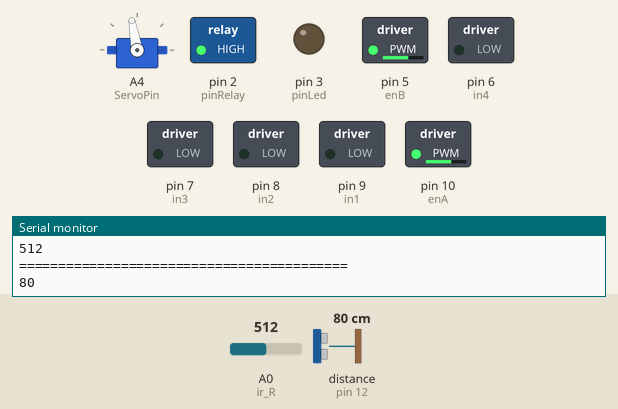
Bench run of a sketch on a simulated Arduino Uno, built with avr-gcc and run on an emulated ATmega328P. Shown: servo, switched loads named in the sketch (green lamp = pin HIGH), output pins drawn as LEDs (lit = HIGH), the last lines printed to the serial monitor. Wiring (inferred from the names in the program): ultrasonic range finder: trigger pin 13; echo pin 12. Inputs (shaded band) come from the test bench; at power-on: A0 (ir_R) = 512, distance to the obstacle (sensor on pin 12) 80 cm. The echo pulse lasts 58.3 µs per cm; pins used as bus, display or sensor lines are not drawn.

Above: at 2.1 s.
At 10.0 s:
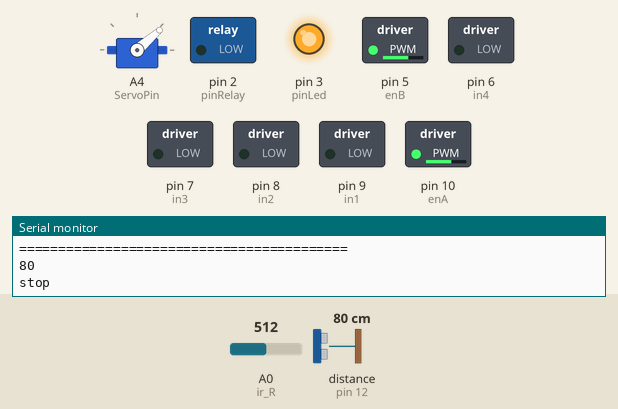
At 16.8 s:
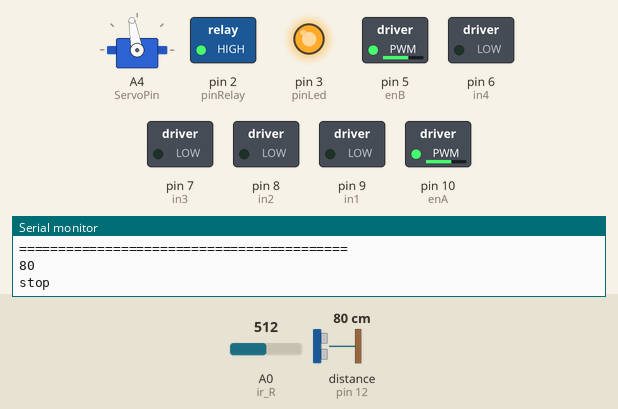
At 22.22 s:
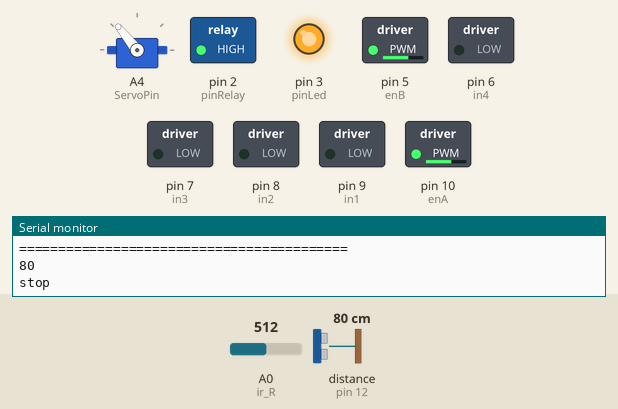
At 26.8 s:
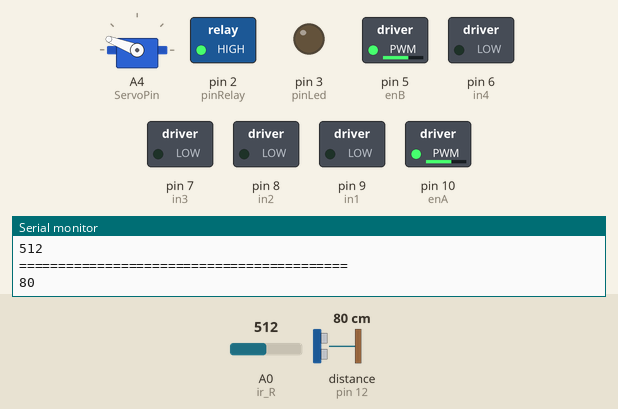
At 36.9 s:
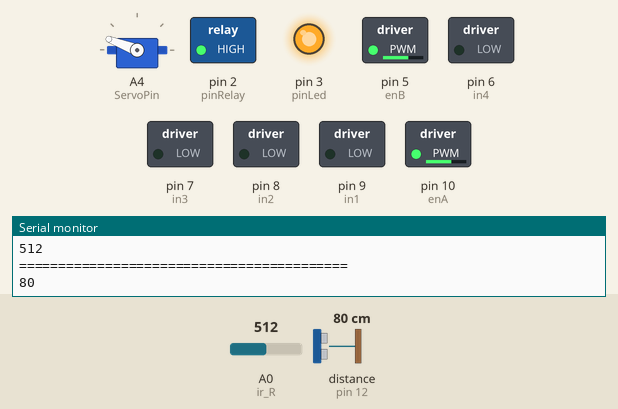
Timing chart, 0 to 40.0 s (numbered marks = the images above):
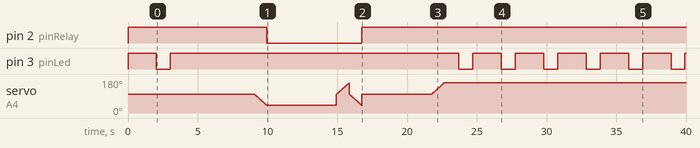

The sketch:

final_code_bk.ino
```cpp
#include <Servo.h>

const unsigned int TRIG_PIN = 13;
const unsigned int ECHO_PIN = 12;

//#define servo A4
#define ServoPin  A4    // define Servo control pin connection
int angle = 100; // servo center
Servo servo;
int k = 1;

int pinRelay = 2;
int pinLed = 3;
int distanceCM = 0;

#define enA 10//Enable1 L298 Pin enA
#define in1 9 //Motor1  L298 Pin in1
#define in2 8 //Motor1  L298 Pin in2
#define in3 7 //Motor2  L298 Pin in3
#define in4 6 //Motor2  L298 Pin in4
#define enB 5 //Enable2 L298 Pin enB
int Speed = 160; // Write The Duty Cycle 0 to 255 Enable for Motor Speed

#define ir_R A0
int s1, s2, s3;

void setup()
{
  Serial.begin(9600); // start serial communication at 9600bps
  closePump();

  pinMode(TRIG_PIN, OUTPUT);
  pinMode(ECHO_PIN, INPUT);
  pinMode(pinRelay, OUTPUT);
  pinMode(pinLed, OUTPUT);
  pinMode(ir_R, INPUT);// declare fire sensor pin as input
  initMotorDriver();
  initServo();
  offLed();
  delay(1000);
}

void loop() {
  s1 = analogRead(ir_R);
  Serial.println("==========================================");
  Serial.println(s1);
  Serial.println("==========================================");
  delay(1000);
  Serial.println(getDistance());
  distanceCM = getDistance();

  if (distanceCM < 10) {
    forword();
  }
  onLed();
  delay(1000);
  offLed();
  delay(1000);

  if ((distanceCM > 10) && (distanceCM > 20)) {

    Stop();
  }

  if (k == 1) {
    delay(5000);
    if ( k == 1) {
      servoTurnRight();
      k = 2;
      openPump();
    }
    delay(5000);
    if ( k == 2) {
      servo2Direction();
      k = 3;
      closePump();
    }
    delay(5000);
    if ( k == 3) {
      servoTurnLeft();
      k = 0;
    }
  }

}
/* Code for Motor driver */
void initMotorDriver()
{
  pinMode(enA, OUTPUT); // declare as output for L298 Pin enA
  pinMode(in1, OUTPUT); // declare as output for L298 Pin in1
  pinMode(in2, OUTPUT); // declare as output for L298 Pin in2
  pinMode(in3, OUTPUT); // declare as output for L298 Pin in3
  pinMode(in4, OUTPUT); // declare as output for L298 Pin in4
  pinMode(enB, OUTPUT); // declare as output for L298 Pin enB

  analogWrite(enA, Speed); // Write The Duty Cycle 0 to 255 Enable Pin A for Motor1 Speed
  analogWrite(enB, Speed); // Write The Duty Cycle 0 to 255 Enable Pin B for Motor2 Speed
}

void forword() { //forword
  Serial.println("forword");
  digitalWrite(in1, HIGH); //Right Motor forword Pin
  digitalWrite(in2, LOW);  //Right Motor backword Pin
  digitalWrite(in3, LOW);  //Left Motor backword Pin
  digitalWrite(in4, HIGH); //Left Motor forword Pin
}

void backword() { //backword
  Serial.println("backword");
  digitalWrite(in1, LOW);  //Right Motor forword Pin
  digitalWrite(in2, HIGH); //Right Motor backword Pin
  digitalWrite(in3, HIGH); //Left Motor backword Pin
  digitalWrite(in4, LOW);  //Left Motor forword Pin
}

void turnRight() { //turnRight
  Serial.println("turnRight");
  digitalWrite(in1, LOW);  //Right Motor forword Pin
  digitalWrite(in2, HIGH); //Right Motor backword Pin
  digitalWrite(in3, LOW);  //Left Motor backword Pin
  digitalWrite(in4, HIGH); //Left Motor forword Pin
}

void turnLeft() { //turnLeft
  Serial.println("turnLeft");
  digitalWrite(in1, HIGH); //Right Motor forword Pin
  digitalWrite(in2, LOW);  //Right Motor backword Pin
  digitalWrite(in3, HIGH); //Left Motor backword Pin
  digitalWrite(in4, LOW);  //Left Motor forword Pin
}

void Stop() { //stop
  Serial.println("stop");
  digitalWrite(in1, LOW); //Right Motor forword Pin
  digitalWrite(in2, LOW); //Right Motor backword Pin
  digitalWrite(in3, LOW); //Left Motor backword Pin
  digitalWrite(in4, LOW); //Left Motor forword Pin
}
/* ---------------------------------------------------- */

/* Code for Servo */
void initServo() {
  pinMode(ServoPin, OUTPUT);
  servo.attach(ServoPin);
  servo.write(angle);

  //  for (int angle = 90; angle <= 140; angle += 5)  {
  //    servoPulse(servo, angle);
  //  }
  //  for (int angle = 140; angle >= 40; angle -= 5)  {
  //    servoPulse(servo, angle);
  //  }
  //
  //  for (int angle = 40; angle <= 95; angle += 5)  {
  //    servoPulse(servo, angle);
  //  }
}

void servoTurnRight() {
  //  for (int angle = 90; angle >= 40; angle -= 3) {
  //    servoPulse(servo, angle);
  //  }
  //  for (int angle = 40; angle <= 90; angle += 3) {
  //    servoPulse(servo, angle);
  //  }
  for (angle = 100; angle > 40; angle--)
  {
    servo.write(angle);
    delay(15);
  }
}

void servo2Direction() {
  //  for (int angle = 90; angle <= 140; angle += 3) {
  //    servoPulse(servo, angle);
  //  }
  //
  //  for (int angle = 140; angle >= 40; angle -= 3) {
  //    servoPulse(servo, angle);
  //  }
  //
  //  for (int angle = 40; angle <= 90; angle += 3) {
  //    servoPulse(servo, angle);
  //  }
  servo.write(100);
  for (angle = 100; angle < 160; angle++)
  {
    servo.write(angle);
    delay(15);
  }
  servo.write(100);
  // now scan back from 180 to 0 degrees
  for (angle = 100; angle > 40; angle--)
  {
    servo.write(angle);
    delay(15);
  }
  servo.write(100);
}

void servoTurnLeft() {
  for (angle = 100; angle < 160; angle++)
  {
    servo.write(angle);
    delay(15);
  }
}

void servoPulse (int pin, int angle) {
  int pwm = (angle * 11) + 500;    // Convert angle to microseconds
  digitalWrite(pin, HIGH);
  delayMicroseconds(pwm);
  digitalWrite(pin, LOW);
  delay(50);                   // Refresh cycle of servo
}
/* ---------------------------------------------------- */

/* Code for Pump */
void openPump() {
  digitalWrite(pinRelay, LOW);
}

void closePump() {
  digitalWrite(pinRelay, HIGH);
}
/* ---------------------------------------------------- */

/* Code for SRF-05 */
int getDistance() {
  digitalWrite(TRIG_PIN, LOW);
  delayMicroseconds(2);
  digitalWrite(TRIG_PIN, HIGH);
  delayMicroseconds(10);
  digitalWrite(TRIG_PIN, LOW);


  const unsigned long duration = pulseIn(ECHO_PIN, HIGH);
  int distance = duration / 29 / 2;
  if (duration == 0) {
    Serial.println("Warning: no pulse from sensor");
  }
  //  else {
  //    Serial.print("distance to nearest object:");
  //    Serial.println(distance);
  //    Serial.println(" cm");
  //  }
  return distance;
}
/* ---------------------------------------------------- */
/* Code for LED */
void offLed() {
  digitalWrite(pinLed, HIGH);
}

void onLed() {
  digitalWrite(pinLed, LOW);
}
```

Measured:
- by itself, pin 2 (pinRelay): HIGH → LOW at 9.9 s, → HIGH 6.8 s later
- by itself, pin 3 (pinLed): goes LOW 1.0 s, HIGH 20.7 s, 5 × (LOW 1.0 s, HIGH 2.0 s), LOW 1.0 s, then HIGH
